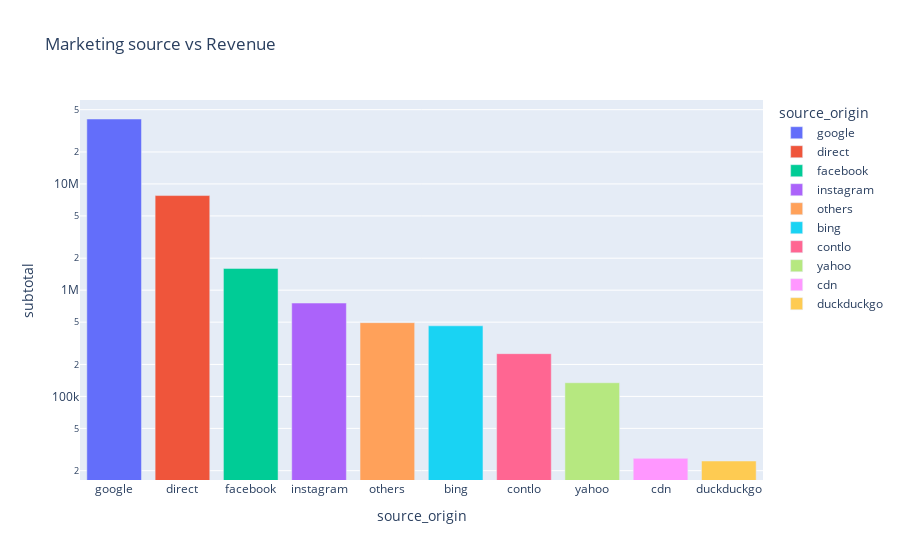

Notebook code cell kept with this figure:
### Markdown cell above
### Which marketing source drives the highest revenue?

### Code cell
df["source_origin"] = df["source_origin"].apply(lambda x: 'direct' if 'direct' in str(x).lower().strip() else x)
df["source_origin"] = df["source_origin"].apply(lambda x: 'instagram' if 'insta' in str(x).lower().strip() else x)
df["source_origin"] = df["source_origin"].apply(lambda x: 'facebook' if 'fb' in str(x).lower().strip() else x)
df["source_origin"] = df["source_origin"].apply(lambda x: 'yahoo' if 'yahoo' in str(x).lower().strip() else x)
df["source_origin"] = df["source_origin"].apply(lambda x: 'youtube' if 'youtube' in str(x).lower().strip() else x)
df["source_origin"] = df["source_origin"].apply(lambda x: 'chatgpt' if 'chatgpt'in str(x).lower().strip() else x)
df["source_origin"] = df["source_origin"].apply(lambda x: 'google' if 'google' in str(x).lower().strip() else x)
df["source_origin"] = df["source_origin"].apply(lambda x: 'bing' if 'bing' in str(x).lower().strip() else x)
df["source_origin"] = df["source_origin"].apply(lambda x: 'cdn' if 'cdn' in str(x).lower().strip() else x)
df["source_origin"] = df["source_origin"].apply(lambda x: 'duckduckgo' if 'duck' in str(x).lower().strip() else x)
df["source_origin"] = df["source_origin"].apply(lambda x: 'others' if 'available' in str(x).lower().strip() else x)
marketingsource = df.groupby("source_origin")["subtotal"].sum().reset_index().sort_values(by = "subtotal", ascending = False).nlargest(10, "subtotal")
fig = px.bar(marketingsource, x = "source_origin", y = "subtotal", color = "source_origin", title = "Marketing source vs Revenue")
fig.update_yaxes(
    type = 'log'
)
fig.show()

### Figure 1 — Plotly figure (JSON) as saved in the notebook; plotly's stock layout.template omitted (floating-point values rounded to 4 significant figures)
{"data": [{"hovertemplate": "source_origin=%{x}<br>subtotal=%{y}<extra></extra>", "legendgroup": "google", "marker": {"color": "#636efa", "pattern": {"shape": ""}}, "name": "google", "orientation": "v", "showlegend": true, "textposition": "auto", "type": "bar", "x": ["google"], "xaxis": "x", "y": [40840000.0], "yaxis": "y"}, {"hovertemplate": "source_origin=%{x}<br>subtotal=%{y}<extra></extra>", "legendgroup": "direct", "marker": {"color": "#EF553B", "pattern": {"shape": ""}}, "name": "direct", "orientation": "v", "showlegend": true, "textposition": "auto", "type": "bar", "x": ["direct"], "xaxis": "x", "y": [7769000.0], "yaxis": "y"}, {"hovertemplate": "source_origin=%{x}<br>subtotal=%{y}<extra></extra>", "legendgroup": "facebook", "marker": {"color": "#00cc96", "pattern": {"shape": ""}}, "name": "facebook", "orientation": "v", "showlegend": true, "textposition": "auto", "type": "bar", "x": ["facebook"], "xaxis": "x", "y": [1603000.0], "yaxis": "y"}, {"hovertemplate": "source_origin=%{x}<br>subtotal=%{y}<extra></extra>", "legendgroup": "instagram", "marker": {"color": "#ab63fa", "pattern": {"shape": ""}}, "name": "instagram", "orientation": "v", "showlegend": true, "textposition": "auto", "type": "bar", "x": ["instagram"], "xaxis": "x", "y": [756700.0], "yaxis": "y"}, {"hovertemplate": "source_origin=%{x}<br>subtotal=%{y}<extra></extra>", "legendgroup": "others", "marker": {"color": "#FFA15A", "pattern": {"shape": ""}}, "name": "others", "orientation": "v", "showlegend": true, "textposition": "auto", "type": "bar", "x": ["others"], "xaxis": "x", "y": [494400.0], "yaxis": "y"}, {"hovertemplate": "source_origin=%{x}<br>subtotal=%{y}<extra></extra>", "legendgroup": "bing", "marker": {"color": "#19d3f3", "pattern": {"shape": ""}}, "name": "bing", "orientation": "v", "showlegend": true, "textposition": "auto", "type": "bar", "x": ["bing"], "xaxis": "x", "y": [461900.0], "yaxis": "y"}, {"hovertemplate": "source_origin=%{x}<br>subtotal=%{y}<extra></extra>", "legendgroup": "contlo", "marker": {"color": "#FF6692", "pattern": {"shape": ""}}, "name": "contlo", "orientation": "v", "showlegend": true, "textposition": "auto", "type": "bar", "x": ["contlo"], "xaxis": "x", "y": [252600.0], "yaxis": "y"}, {"hovertemplate": "source_origin=%{x}<br>subtotal=%{y}<extra></extra>", "legendgroup": "yahoo", "marker": {"color": "#B6E880", "pattern": {"shape": ""}}, "name": "yahoo", "orientation": "v", "showlegend": true, "textposition": "auto", "type": "bar", "x": ["yahoo"], "xaxis": "x", "y": [134500.0], "yaxis": "y"}, {"hovertemplate": "source_origin=%{x}<br>subtotal=%{y}<extra></extra>", "legendgroup": "cdn", "marker": {"color": "#FF97FF", "pattern": {"shape": ""}}, "name": "cdn", "orientation": "v", "showlegend": true, "textposition": "auto", "type": "bar", "x": ["cdn"], "xaxis": "x", "y": [26120.0], "yaxis": "y"}, {"hovertemplate": "source_origin=%{x}<br>subtotal=%{y}<extra></extra>", "legendgroup": "duckduckgo", "marker": {"color": "#FECB52", "pattern": {"shape": ""}}, "name": "duckduckgo", "orientation": "v", "showlegend": true, "textposition": "auto", "type": "bar", "x": ["duckduckgo"], "xaxis": "x", "y": [24670.0], "yaxis": "y"}], "layout": {"barmode": "relative", "legend": {"title": {"text": "source_origin"}, "tracegroupgap": 0}, "title": {"text": "Marketing source vs Revenue"}, "xaxis": {"anchor": "y", "categoryarray": ["google", "direct", "facebook", "instagram", "others", "bing", "contlo", "yahoo", "cdn", "duckduckgo"], "categoryorder": "array", "domain": [0, 1], "title": {"text": "source_origin"}}, "yaxis": {"anchor": "x", "domain": [0, 1], "title": {"text": "subtotal"}, "type": "log"}}}
